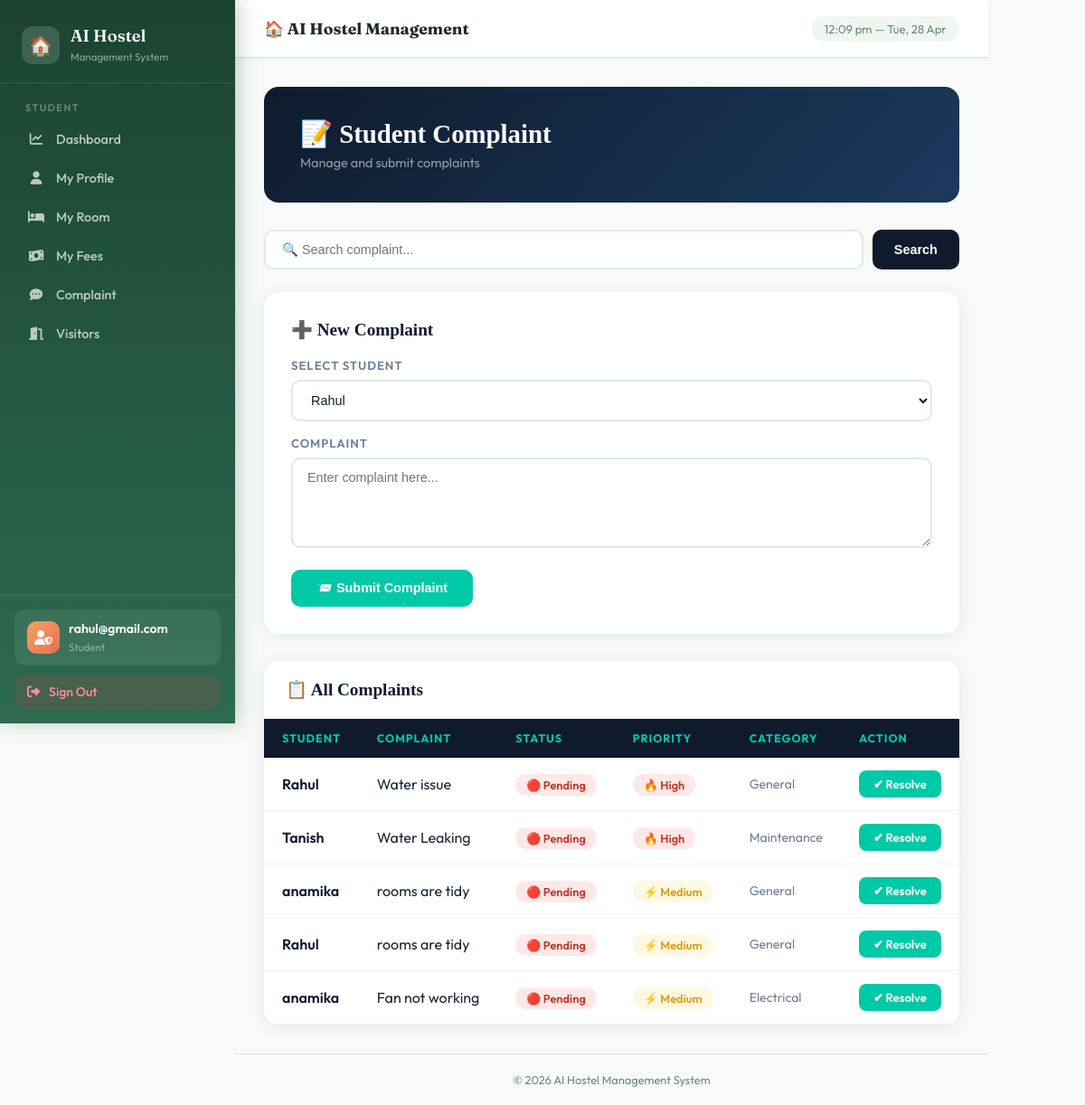
Page /complaint/ (signed in) on the committed database.
### hostel_app/models.py (models this page shows, shortened)
class Complaint(models.Model):
    student = models.ForeignKey(Student, on_delete=models.CASCADE)
    title = models.CharField(max_length=200, default="General")  # ← ADDED
    message = models.TextField()
    status = models.CharField(max_length=50, default="Pending")
    priority = models.CharField(max_length=20, default="Medium")
    category = models.CharField(max_length=20, default="General")

class Student(models.Model):
    user = models.OneToOneField(User, on_delete=models.CASCADE, null=True, blank=True)
    name = models.CharField(max_length=100)
    email = models.EmailField(unique=True)
    phone = models.CharField(max_length=15)
    course = models.CharField(max_length=100)
    room_number = models.IntegerField(null=True, blank=True)

### hostel_app/views.py (the view, shortened to what this page needs)
# urls.py: path('complaint/', views.complaint, name='complaint'),
@login_required(login_url='login')
def complaint(request):
    students = Student.objects.all()
    query = request.GET.get('q')
    complaints = Complaint.objects.annotate(
        priority_order=Case(
            When(priority='High', then=Value(1)),
            When(priority='Medium', then=Value(2)),
            When(priority='Low', then=Value(3)),
            output_field=IntegerField(),
        )
    )
    if query:
        complaints = complaints.filter(message__icontains=query)
    complaints = complaints.order_by('priority_order')
    return render(request, 'hostel_app/complaint.html', {
        'students': students,
        'complaints': complaints
    })

### hostel_app/templates/hostel_app/complaint.html (shortened to what this page needs)
{% extends 'hostel_app/base.html' %}
{% block content %}
<div style="
    background: linear-gradient(135deg, #0f1b2d 0%, #1a3a5c 100%);
    border-radius: 16px;
    padding: 35px 40px;
    margin-bottom: 30px;
">
    <h2 style="font-family:'Playfair Display',serif; color:white; font-size:1.8rem; margin-bottom:6px;">📝 Student Complaint</h2>
    <p style="color:rgba(255,255,255,0.55); font-size:0.9rem;">Manage and submit complaints</p>
</div>
<form method="GET">
    <div style="display:flex; gap:10px; margin-bottom:25px;">
        <input type="text" name="q" placeholder="🔍 Search complaint..."
            style="
                flex:1; padding:12px 18px;
                border:2px solid #e0e8f0;
                border-radius:10px;
                font-size:0.9rem;
                outline:none;
                font-family:'DM Sans',sans-serif;
                color:#0f1b2d;
            ">
        <button type="submit" style="
            padding:12px 24px;
            background:#0f1b2d;
            color:white;
            border:none;
            border-radius:10px;
            font-size:0.9rem;
            font-weight:600;
            cursor:pointer;
        ">Search</button>
    </div>
</form>
<form method="POST">
<div style="
    background:white;
    border-radius:16px;
    padding:30px;
    box-shadow:0 2px 16px rgba(15,27,45,0.08);
    margin-bottom:30px;
">
    <h3 style="font-family:'Playfair Display',serif; color:#0f1b2d; margin-bottom:20px; font-size:1.2rem;">➕ New Complaint</h3>
    <div style="margin-bottom:16px;">
        <label style="display:block; font-size:0.82rem; font-weight:600; color:#6b7f96; text-transform:uppercase; letter-spacing:1px; margin-bottom:8px;">Select Student</label>
        <select name="student" style="
            width:100%; padding:12px 16px;
            border:2px solid #e0e8f0;
            border-radius:10px;
            font-size:0.9rem;
            font-family:'DM Sans',sans-serif;
            color:#0f1b2d;
            outline:none;
            background:white;
        ">
            {% for s in students %}
            <option value="{{ s.id }}">{{ s.name }}</option>
            {% endfor %}
        </select>
    </div>
    <div style="margin-bottom:20px;">
        <label style="display:block; font-size:0.82rem; font-weight:600; color:#6b7f96; text-transform:uppercase; letter-spacing:1px; margin-bottom:8px;">Complaint</label>
        <textarea name="message" placeholder="Enter complaint here..." style="
            width:100%; padding:12px 16px;
            border:2px solid #e0e8f0;
            border-radius:10px;
            font-size:0.9rem;
            font-family:'DM Sans',sans-serif;
            color:#0f1b2d;
            outline:none;
            resize:vertical;
            min-height:100px;
            box-sizing:border-box;
        "></textarea>
    </div>
    <button type="submit" style="
        padding:12px 28px;
        background:#00c9a7;
        color:white;
        border:none;
        border-radius:10px;
        font-size:0.9rem;
        font-weight:600;
        cursor:pointer;
    ">📨 Submit Complaint</button>
</div>
<div style="
    background:white;
    border-radius:16px;
    overflow:hidden;
    box-shadow:0 2px 16px rgba(15,27,45,0.08);
">
    <div style="padding:20px 24px; border-bottom:1px solid #f0f4f8;">
        <h3 style="font-family:'Playfair Display',serif; color:#0f1b2d; font-size:1.2rem;">📋 All Complaints</h3>
    </div>
    <table style="width:100%; border-collapse:collapse;">
        <thead>
            <tr style="background:#0f1b2d;">
                <th style="padding:14px 20px; text-align:left; color:#00c9a7; font-size:0.78rem; text-transform:uppercase; letter-spacing:1px;">Student</th>
                <th style="padding:14px 20px; text-align:left; color:#00c9a7; font-size:0.78rem; text-transform:uppercase; letter-spacing:1px;">Complaint</th>
                <th style="padding:14px 20px; text-align:left; color:#00c9a7; font-size:0.78rem; text-transform:uppercase; letter-spacing:1px;">Status</th>
                <th style="padding:14px 20px; text-align:left; color:#00c9a7; font-size:0.78rem; text-transform:uppercase; letter-spacing:1px;">Priority</th>
                <th style="padding:14px 20px; text-align:left; color:#00c9a7; font-size:0.78rem; text-transform:uppercase; letter-spacing:1px;">Category</th>
                <th style="padding:14px 20px; text-align:left; color:#00c9a7; font-size:0.78rem; text-transform:uppercase; letter-spacing:1px;">Action</th>
            </tr>
        </thead>
        <tbody>
            {% for c in complaints %}
            <tr style="border-bottom:1px solid #f0f4f8;"
                onmouseover="this.style.background='#f8fbff'"
                onmouseout="this.style.background='white'">
                <td style="padding:14px 20px; font-weight:600; color:#0f1b2d;">{{ c.student.name }}</td>
                <td style="padding:14px 20px; color:#1a2636; max-width:200px;">{{ c.message }}</td>
                <td style="padding:14px 20px;">
                    {% if c.status == "Resolved" %}
                        <span style="background:#e8f8f5; color:#00a68a; padding:4px 12px; border-radius:20px; font-size:0.8rem; font-weight:600;">✅ Resolved</span>
                    {% else %}
                        <span style="background:#fde8e8; color:#c0392b; padding:4px 12px; border-radius:20px; font-size:0.8rem; font-weight:600;">🔴 Pending</span>
                    {% endif %}
                </td>
                <td style="padding:14px 20px;">
                    {% if c.priority == "High" %}
                        <span style="background:#fde8e8; color:#c0392b; padding:4px 12px; border-radius:20px; font-size:0.8rem; font-weight:600;">🔥 High</span>
                    {% elif c.priority == "Medium" %}
                        <span style="background:#fff8e1; color:#d4a017; padding:4px 12px; border-radius:20px; font-size:0.8rem; font-weight:600;">⚡ Medium</span>
                    {% else %}
                        <span style="background:#e8f0fe; color:#3a5bd9; padding:4px 12px; border-radius:20px; font-size:0.8rem; font-weight:600;">🔵 Low</span>
                    {% endif %}
                </td>
                <td style="padding:14px 20px; color:#6b7f96; font-size:0.88rem;">{{ c.category }}</td>
                <td style="padding:14px 20px;">
                    <a href="/resolve/{{c.id}}" style="
                        display:inline-block;
                        padding:7px 16px;
                        background:#00c9a7;
                        color:white;
                        text-decoration:none;
                        border-radius:8px;
                        font-size:0.82rem;
                        font-weight:600;
                    "
                    onmouseover="this.style.background='#00a68a'"
                    onmouseout="this.style.background='#00c9a7'">
                        ✔ Resolve
                    </a>
                </td>
            </tr>
            {% endfor %}
        </tbody>
    </table>
</div>
</form>
{% endblock %}

### hostel_app/templates/hostel_app/base.html (shortened to what this page needs)
<!DOCTYPE html>
<html lang="en">
<head>
<link href="https://cdnjs.cloudflare.com/ajax/libs/font-awesome/6.5.0/css/all.min.css" rel="stylesheet">
</head>
<body>
<div style="display:flex;">
<aside class="sidebar">
<div class="sidebar-brand">
<div class="logo">
<div class="logo-icon">🏠</div>
<div>
<h2>AI Hostel</h2>
<span>Management System</span>
</div>
</div>
</div>
<nav class="sidebar-nav">
{% if request.user.is_staff %}
<div class="nav-section">
<div class="nav-section-title">Main</div>
<a href="/"><i class="fas fa-house"></i> Home</a>
<a href="/dashboard/"><i class="fas fa-chart-line"></i> Dashboard</a>
</div>
<div class="nav-section">
<div class="nav-section-title">Management</div>
<a href="/add-student/"><i class="fas fa-user-plus"></i> Add Student</a>
<a href="/students/"><i class="fas fa-users"></i> Students</a>
<a href="/rooms/"><i class="fas fa-bed"></i> Rooms</a>
<a href="/fees/"><i class="fas fa-money-bill-wave"></i> Fees</a>
</div>
<div class="nav-section">
<div class="nav-section-title">Support</div>
<a href="/complaint/"><i class="fas fa-comment-dots"></i> Complaints</a>
<a href="/visitor/"><i class="fas fa-door-open"></i> Visitors</a>
</div>
{% else %}
<div class="nav-section">
<div class="nav-section-title">Student</div>
<a href="{% url 'student_dashboard' %}">
<i class="fas fa-chart-line"></i> Dashboard
</a>
<a href="{% url 'student_profile' %}">
<i class="fas fa-user"></i> My Profile
</a>
<a href="{% url 'my_room' %}">
<i class="fas fa-bed"></i> My Room
</a>
<a href="{% url 'my_fees' %}">
<i class="fas fa-money-bill-wave"></i> My Fees
</a>
<a href="{% url 'student_complaint' %}">
<i class="fas fa-comment-dots"></i> Complaint
</a>
<a href="{% url 'visitor_request' %}">
<i class="fas fa-door-open"></i> Visitors
</a>
</div>
{% endif %}
</nav>
<div class="sidebar-bottom">
<div class="admin-badge">
<div class="admin-avatar">
<i class="fas fa-user-shield"></i>
</div>
<div class="admin-info">
<h4>{{ request.user.username|default:"User" }}</h4>
<span>
{% if request.user.is_staff %}
Administrator
{% else %}
Student
{% endif %}
</span>
</div>
</div>
<a href="{% url 'logout' %}" class="logout-btn">
<i class="fas fa-sign-out-alt"></i>
Sign Out
</a>
</div>
</aside>
<div class="main-content">
<div class="topbar">
<h3>🏠 AI Hostel Management</h3>
<div class="topbar-time" id="topbar-time"></div>
</div>
<div class="page-content">
{% block content %}{% endblock %}
</div>
<div class="footer">
© 2026 AI Hostel Management System
</div>
</div>
</div>
</body>
</html>

### hostel_app/templates/hostel_app/base.html (style rules this page uses)
:root { --primary:#2d6a4f; --primary-light:#52b788; --primary-pale:#d8f3dc; --accent:#f4a261; --accent-dark:#e76f51; --bg:#f8faf9; --surface:#ffffff; --surface2:#f0f7f2; --text:#1b2d25; --text-muted:#6b8c78; --border:#d4e8da; --danger:#e63946; --shadow-sm:0 1px 4px rgba(45,106,79,0.08); --radius:14px; --radius-sm:8px; }
* { margin:0;padding:0;box-sizing:border-box; }
body { font-family:'Outfit',sans-serif; background:var(--bg); min-height:100vh; color:var(--text); }
.sidebar { width:260px; background:linear-gradient(180deg,#1b4332 0%,#2d6a4f 100%); min-height:100vh; position:fixed; left:0; top:0; z-index:100; display:flex; flex-direction:column; box-shadow:4px 0 20px rgba(27,67,50,0.25); }
.sidebar-brand { padding:28px 24px 20px; border-bottom:1px solid rgba(255,255,255,0.1); }
.logo { display:flex; align-items:center; gap:12px; }
.logo-icon { width:42px; height:42px; background:rgba(255,255,255,0.15); border-radius:12px; display:flex; align-items:center; justify-content:center; font-size:1.3rem; }
.sidebar-brand h2 { font-family:'Fraunces',serif; color:white; font-size:1.15rem; font-weight:600; }
.sidebar-brand span { font-size:0.72rem; color:rgba(255,255,255,0.5); }
.sidebar-nav { flex:1; padding:20px 16px; overflow-y:auto; }
.nav-section { margin-bottom:24px; }
.nav-section-title { font-size:0.68rem; text-transform:uppercase; letter-spacing:1.5px; color:rgba(255,255,255,0.35); font-weight:600; padding:0 12px; margin-bottom:8px; }
.sidebar-nav a { display:flex; align-items:center; gap:12px; padding:11px 14px; color:rgba(255,255,255,0.7); text-decoration:none; border-radius:10px; font-size:0.9rem; font-weight:500; transition:all 0.2s; margin-bottom:3px; }
.sidebar-nav a i { width:20px; text-align:center; font-size:0.9rem; }
.sidebar-bottom { padding:16px; border-top:1px solid rgba(255,255,255,0.1); }
.admin-badge { display:flex; align-items:center; gap:10px; padding:12px 14px; background:rgba(255,255,255,0.08); border-radius:12px; margin-bottom:10px; }
.admin-avatar { width:36px; height:36px; background:linear-gradient(135deg,var(--accent),var(--accent-dark)); border-radius:10px; display:flex; align-items:center; justify-content:center; color:white; font-size:1rem; }
.admin-info h4 { color:white; font-size:0.88rem; font-weight:600; }
.admin-info span { color:rgba(255,255,255,0.45); font-size:0.72rem; }
.logout-btn { display:flex; align-items:center; gap:10px; width:100%; padding:10px 14px; background:rgba(230,57,70,0.15); color:#ff8fa3; border:none; border-radius:10px; font-family:'Outfit',sans-serif; font-size:0.88rem; font-weight:500; cursor:pointer; text-decoration:none; transition:background 0.2s; }
.main-content { margin-left:260px; min-height:100vh; display:flex; flex-direction:column; }
.topbar { background:white; padding:0 32px; height:64px; display:flex; align-items:center; justify-content:space-between; border-bottom:1px solid var(--border); box-shadow:var(--shadow-sm); position:sticky; top:0; z-index:50; }
.topbar h3 { font-family:'Fraunces',serif; font-size:1.1rem; color:var(--text); }
.topbar-time { font-size:0.82rem; color:var(--text-muted); background:var(--surface2); padding:6px 14px; border-radius:20px; }
.page-content { padding:32px; flex:1; }
.footer { text-align:center; padding:20px; color:var(--text-muted); font-size:0.8rem; border-top:1px solid var(--border); }

### rows in the picture
Complaint: student.name "Rahul", message "Water issue", status "🔴 Pending", priority "🔥 High", category "General"
Complaint: student.name "Tanish", message "Water Leaking", status "🔴 Pending", priority "🔥 High", category "Maintenance"
Complaint: student.name "anamika", message "rooms are tidy", status "🔴 Pending", priority "⚡ Medium", category "General"
Complaint: student.name "Rahul", message "rooms are tidy", status "🔴 Pending", priority "⚡ Medium", category "General"
Complaint: student.name "anamika", message "Fan not working", status "🔴 Pending", priority "⚡ Medium", category "Electrical"

### other values in the picture
{{ request.user.username|default:"User" }} "rahul@gmail.com"
form field student "Rahul"
